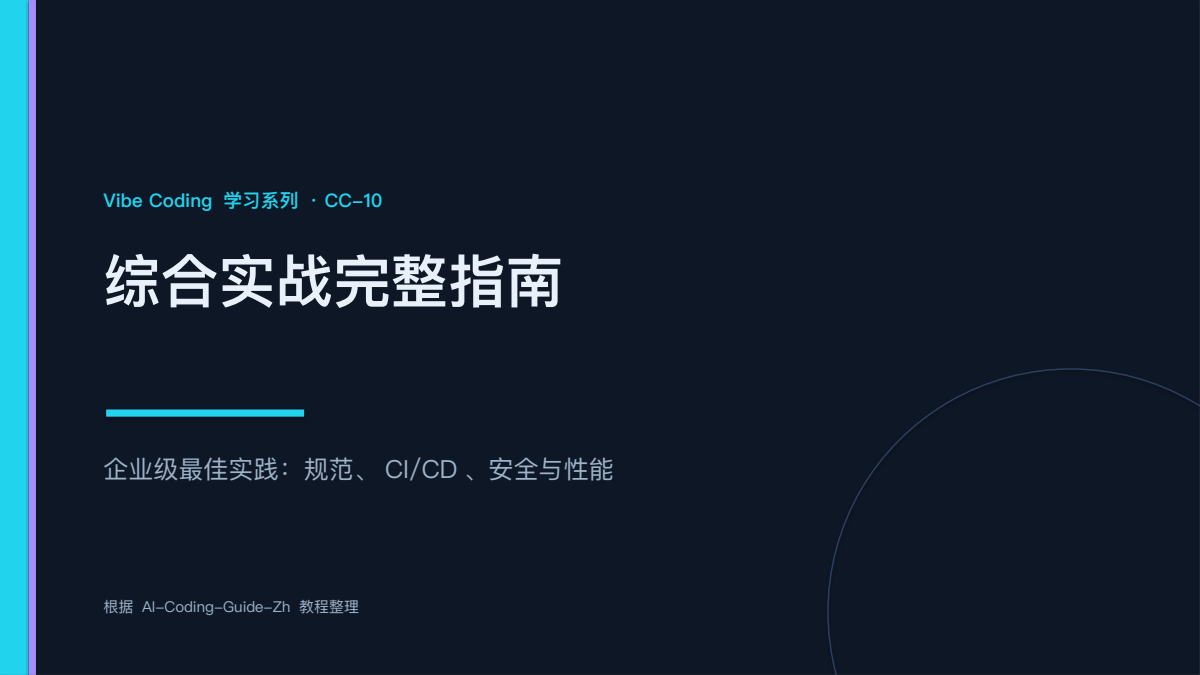
#> input picture vibe-coding-ppt/.work/render-qa/deck-pages/page-0001.png, 1200 x 675 px; its folder holds only this picture in this run
$ python render_decks.py render-qa/deck-pages/page-0001.png
#> lines starting #> are read from the running program, lines starting #| are printed output that depends on the picture
# -*- coding: utf-8 -*-
import glob, os, shutil, subprocess, sys
from PIL import Image

ROOT = os.path.dirname(os.path.dirname(os.path.abspath(__file__)))
NODE = "/Applications/DeepSeek Harness.app/Contents/Resources/runtime/primary-runtime/dependencies/node/bin/node"
CLI = "/Applications/DeepSeek Harness.app/Contents/Resources/app.asar.unpacked/dsh/node_modules/@deepseek-ai/libreoffice-kit/lib/cli.js"
WORK = os.path.join(ROOT, ".work", "render-qa")

def render_one(pptx, dpi=90, cols=4, thumb=520):
#> called with pptx = 'render-qa/deck-pages/page-0001.png', dpi = 90, cols = 4, thumb = 520
    name = os.path.basename(pptx)[:-5]
    safe = "deck"
    os.makedirs(WORK, exist_ok=True)
    src = os.path.join(WORK, safe + ".pptx")
    pdf = os.path.join(WORK, safe + ".pdf")
    outdir = os.path.join(WORK, safe + "-pages")
    shutil.copyfile(pptx, src)
    for p in (pdf,):
        if os.path.exists(p):
            os.remove(p)
    if os.path.isdir(outdir):
        shutil.rmtree(outdir)
    subprocess.run([NODE, CLI, "convert", "--input", src, "--output", pdf], check=True, capture_output=True)
#> (this line was passed over: subprocess is not available in this run)
    subprocess.run([NODE, CLI, "render", "--input", pdf, "--output-dir", outdir, "--dpi", str(dpi)], check=True, capture_output=True)
#> (this line was passed over: subprocess is not available in this run)
    files = sorted(glob.glob(os.path.join(outdir, "*.png")))
    thumbs = []
    for f in files:
        im = Image.open(f).convert("RGB")
        h = int(im.height * thumb / im.width)
#> h = 292
        thumbs.append(im.resize((thumb, h), Image.LANCZOS))
    if not thumbs:
        return None
    rows = (len(thumbs) + cols - 1) // cols
#> rows = 1
    ch = thumbs[0].height
#> ch = 292
    pad = 6
    W = cols * thumb + (cols + 1) * pad
    H = rows * ch + (rows + 1) * pad
#> H = 304
    sheet = Image.new("RGB", (W, H), (40, 40, 40))
#> sheet: PIL image 2110x304 RGB; every value is 40
    for i, t in enumerate(thumbs):
        r, c = divmod(i, cols)
        sheet.paste(t, (pad + c * (thumb + pad), pad + r * (ch + pad)))
#> this loop made 1 pass
#> (r, c) on pass 1: (0, 0)
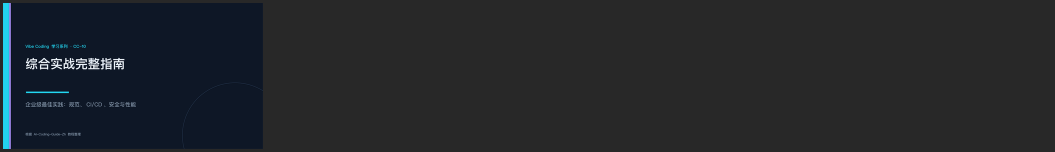
#> sheet: PIL image 2110x304 RGB (shown at 1/2 size); mean R, G, B 35.1, 38.2, 41.9
    out = os.path.join(WORK, name + ".png")
    sheet.save(out)
    return out, len(thumbs)

if __name__ == "__main__":
    targets = sys.argv[1:]
    paths = []
    for t in targets:
        paths += sorted(glob.glob(t))
    for p in paths:
        res = render_one(p)
        print(os.path.basename(p), "->", res)
#| page-0001.png -> ('vibe-coding-ppt/.work/render-qa/page-000.png', 1)

$ run again, on vibe-coding-ppt/.work/render-qa/deck-pages/page-0005.png
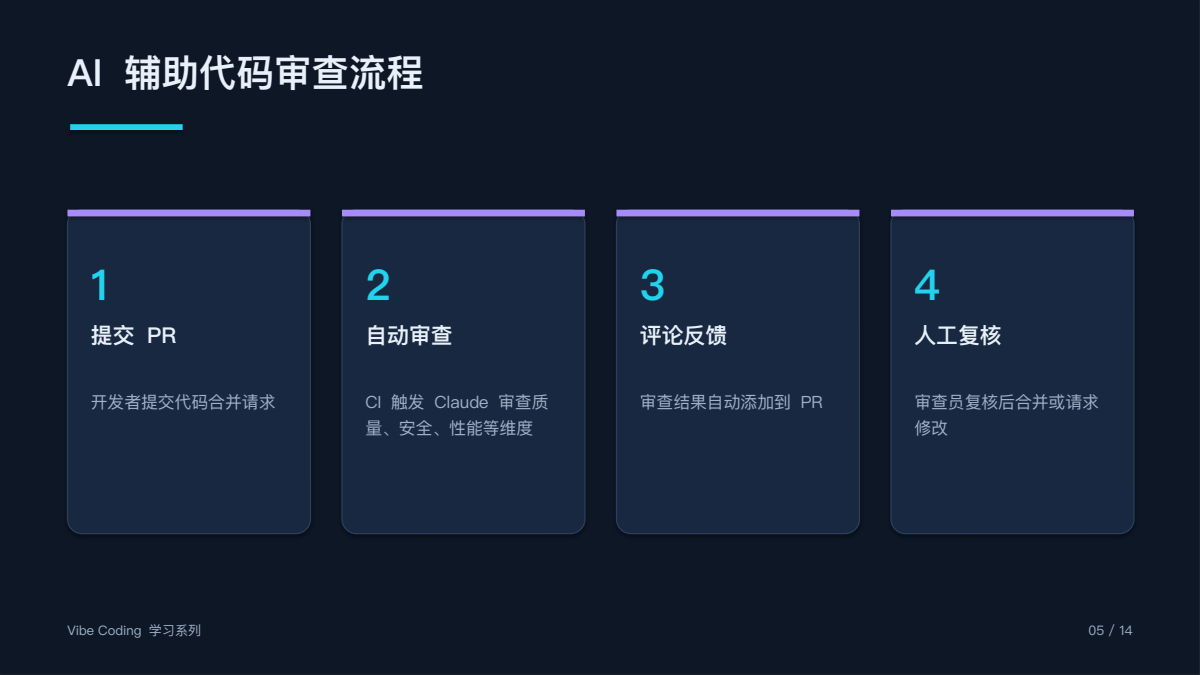
#> input picture vibe-coding-ppt/.work/render-qa/deck-pages/page-0005.png, 1200 x 675 px
#> rows = 1
#> H = 304
#> the loop in render_one, `for i, t in enumerate(thumbs):` made 1 pass
#> (r, c) on pass 1: (0, 0)
#> after the loop in render_one, `for i, t in enumerate(thumbs):`:
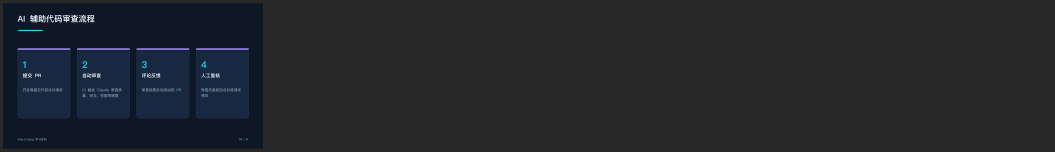
#> sheet: PIL image 2110x304 RGB (shown at 1/2 size); mean R, G, B 35.7, 38.5, 43
#| page-0005.png -> ('vibe-coding-ppt/.work/render-qa/page-000.png', 1)

$ run again, on vibe-coding-ppt/.work/render-qa/deck-pages/page-0006.png
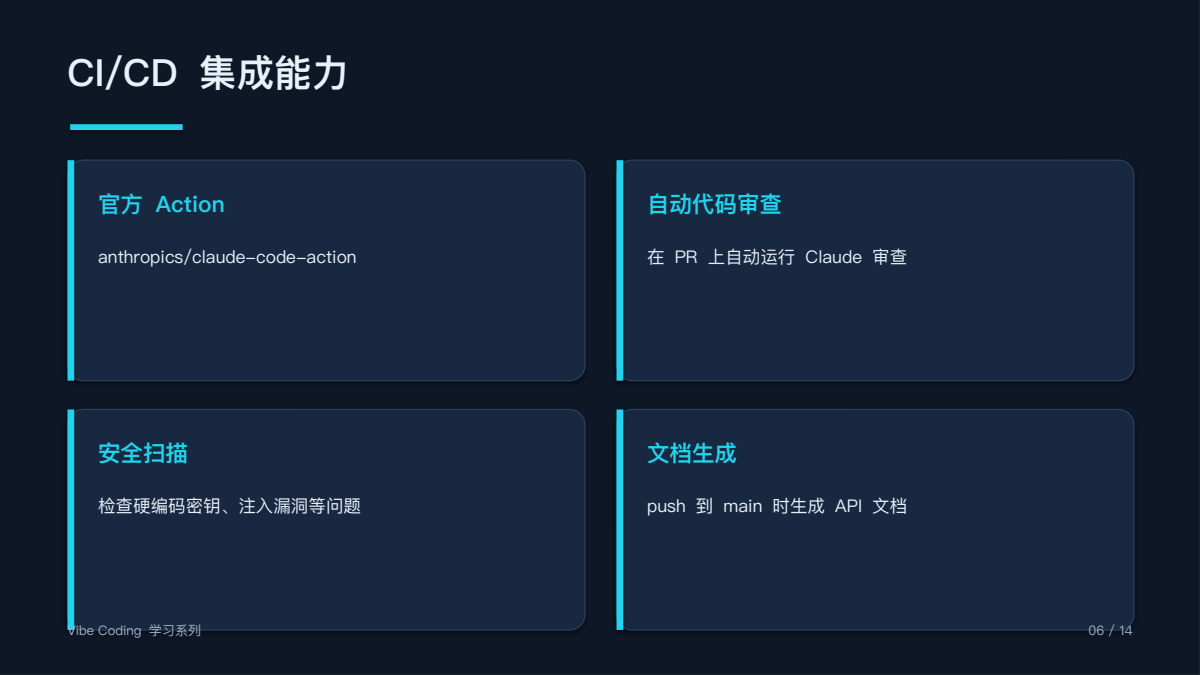
#> input picture vibe-coding-ppt/.work/render-qa/deck-pages/page-0006.png, 1200 x 675 px
#> rows = 1
#> H = 304
#> the loop in render_one, `for i, t in enumerate(thumbs):` made 1 pass
#> (r, c) on pass 1: (0, 0)
#> after the loop in render_one, `for i, t in enumerate(thumbs):`:
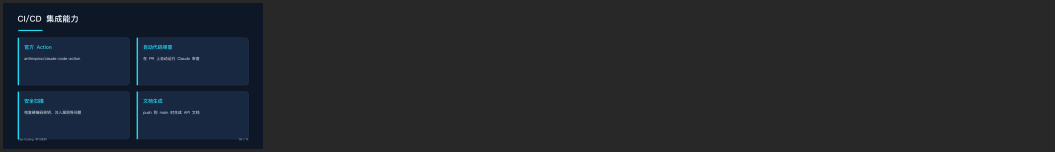
#> sheet: PIL image 2110x304 RGB (shown at 1/2 size); mean R, G, B 35.7, 39.2, 44
#| page-0006.png -> ('vibe-coding-ppt/.work/render-qa/page-000.png', 1)

$ run again, on vibe-coding-ppt/.work/render-qa/deck-pages/page-0007.png
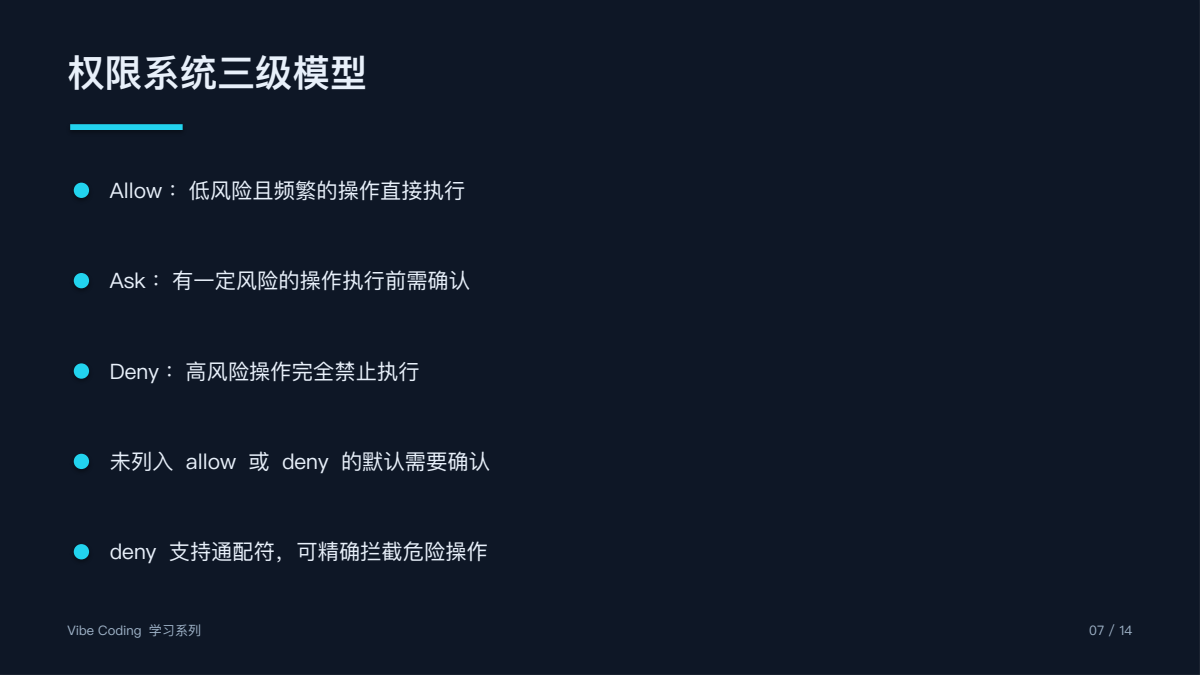
#> input picture vibe-coding-ppt/.work/render-qa/deck-pages/page-0007.png, 1200 x 675 px
#> rows = 1
#> H = 304
#> the loop in render_one, `for i, t in enumerate(thumbs):` made 1 pass
#> (r, c) on pass 1: (0, 0)
#> after the loop in render_one, `for i, t in enumerate(thumbs):`:
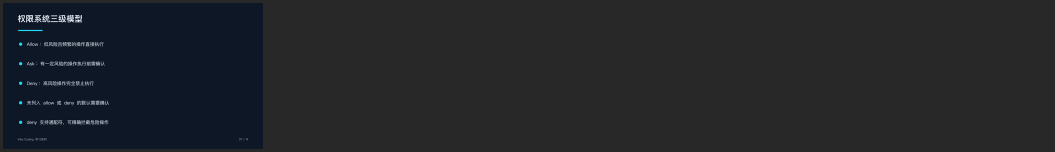
#> sheet: PIL image 2110x304 RGB (shown at 1/2 size); mean R, G, B 34.8, 37, 40.5
#| page-0007.png -> ('vibe-coding-ppt/.work/render-qa/page-000.png', 1)
